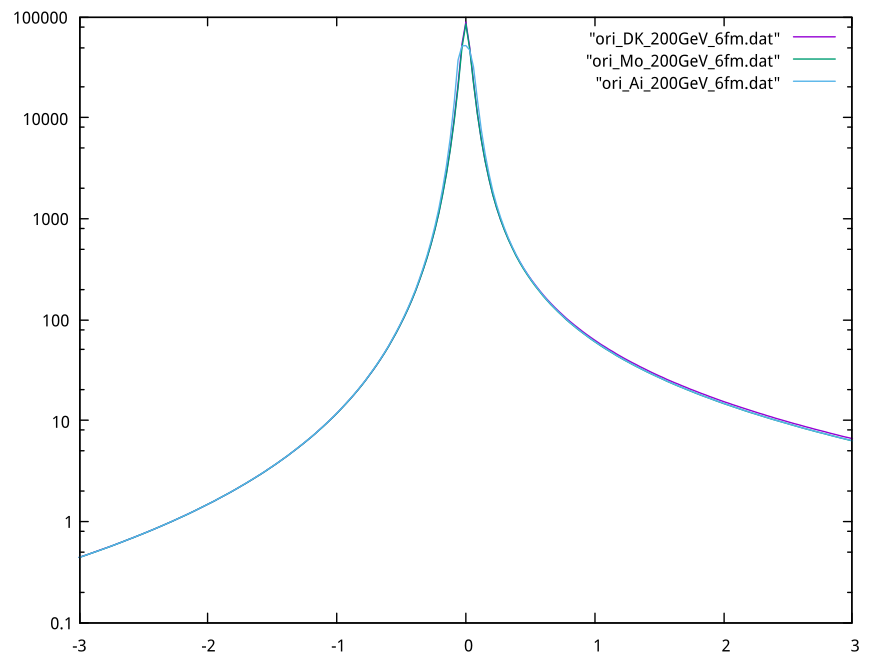

Write gnuplot code to recreate this figure.
#!/usr/bin/gnuplot -persist
#
#    
#    	G N U P L O T
#    	Version 5.0 patchlevel 3    last modified 2016-02-21 
#    
#    	Copyright (C) 1986-1993, 1998, 2004, 2007-2016
#    	Thomas Williams, Colin Kelley and many others
#    
#    	gnuplot home:     http://www.gnuplot.info
#    	faq, bugs, etc:   type "help FAQ"
#    	immediate help:   type "help"  (plot window: hit 'h')
# set terminal qt 0 font "Sans,9"
# set output
unset clip points
set clip one
unset clip two
set bar 1.000000 front
set border 31 front lt black linewidth 1.000 dashtype solid
set zdata 
set ydata 
set xdata 
set y2data 
set x2data 
set boxwidth
set style fill  empty border
set style rectangle back fc  bgnd fillstyle   solid 1.00 border lt -1
set style circle radius graph 0.02, first 0.00000, 0.00000 
set style ellipse size graph 0.05, 0.03, first 0.00000 angle 0 units xy
set dummy x, y
set format x "% h" 
set format y "% h" 
set format x2 "% h" 
set format y2 "% h" 
set format z "% h" 
set format cb "% h" 
set format r "% h" 
set timefmt "%d/%m/%y,%H:%M"
set angles radians
set tics back
unset grid
set raxis
set style parallel front  lt black linewidth 2.000 dashtype solid
set key title "" center
set key inside right top vertical Right noreverse enhanced autotitle nobox
set key noinvert samplen 4 spacing 1 width 0 height 0 
set key maxcolumns 0 maxrows 0
set key noopaque
unset label
unset arrow
set style increment default
unset style line
unset style arrow
set style histogram clustered gap 2 title textcolor lt -1
unset object
set style textbox transparent margins  1.0,  1.0 border
unset logscale
set logscale y 10
set offsets 0, 0, 0, 0
set pointsize 1
set pointintervalbox 1
set encoding default
unset polar
unset parametric
unset decimalsign
set view 60, 30, 1, 1
set samples 100, 100
set isosamples 10, 10
set surface 
unset contour
set cntrlabel  format '%8.3g' font '' start 5 interval 20
set mapping cartesian
set datafile separator whitespace
unset hidden3d
set cntrparam order 4
set cntrparam linear
set cntrparam levels auto 5
set cntrparam points 5
set size ratio 0 1,1
set origin 0,0
set style data points
set style function lines
unset xzeroaxis
unset yzeroaxis
unset zzeroaxis
unset x2zeroaxis
unset y2zeroaxis
set xyplane relative 0.5
set tics scale  1, 0.5, 1, 1, 1
set mxtics default
set mytics default
set mztics default
set mx2tics default
set my2tics default
set mcbtics default
set mrtics default
set xtics border in scale 1,0.5 mirror norotate  autojustify
set xtics  norangelimit autofreq 
set ytics border in scale 1,0.5 mirror norotate  autojustify
set ytics  norangelimit autofreq 
set ztics border in scale 1,0.5 nomirror norotate  autojustify
set ztics  norangelimit autofreq 
unset x2tics
unset y2tics
set cbtics border in scale 1,0.5 mirror norotate  autojustify
set cbtics  norangelimit autofreq 
set rtics axis in scale 1,0.5 nomirror norotate  autojustify
set rtics  norangelimit autofreq 
unset paxis 1 tics
unset paxis 2 tics
unset paxis 3 tics
unset paxis 4 tics
unset paxis 5 tics
unset paxis 6 tics
unset paxis 7 tics
set title "" 
set title  font "" norotate
set timestamp bottom 
set timestamp "" 
set timestamp  font "" norotate
set rrange [ * : * ] noreverse nowriteback
set trange [ * : * ] noreverse nowriteback
set urange [ * : * ] noreverse nowriteback
set vrange [ * : * ] noreverse nowriteback
set xlabel "" 
set xlabel  font "" textcolor lt -1 norotate
set x2label "" 
set x2label  font "" textcolor lt -1 norotate
set xrange [ * : * ] noreverse nowriteback
set x2range [ * : * ] noreverse nowriteback
set ylabel "" 
set ylabel  font "" textcolor lt -1 rotate by -270
set y2label "" 
set y2label  font "" textcolor lt -1 rotate by -270
set yrange [ * : * ] noreverse nowriteback
set y2range [ * : * ] noreverse nowriteback
set zlabel "" 
set zlabel  font "" textcolor lt -1 norotate
set zrange [ * : * ] noreverse nowriteback
set cblabel "" 
set cblabel  font "" textcolor lt -1 rotate by -270
set cbrange [ * : * ] noreverse nowriteback
set paxis 1 range [ * : * ] noreverse nowriteback
set paxis 2 range [ * : * ] noreverse nowriteback
set paxis 3 range [ * : * ] noreverse nowriteback
set paxis 4 range [ * : * ] noreverse nowriteback
set paxis 5 range [ * : * ] noreverse nowriteback
set paxis 6 range [ * : * ] noreverse nowriteback
set paxis 7 range [ * : * ] noreverse nowriteback
set zero 1e-08
set lmargin  -1
set bmargin  -1
set rmargin  -1
set tmargin  -1
set locale "zh_CN.utf8"
set pm3d explicit at s
set pm3d scansautomatic
set pm3d interpolate 1,1 flush begin noftriangles noborder corners2color mean
set palette positive nops_allcF maxcolors 0 gamma 1.5 color model RGB 
set palette rgbformulae 7, 5, 15
set colorbox default
set colorbox vertical origin screen 0.9, 0.2, 0 size screen 0.05, 0.6, 0 front bdefault
set style boxplot candles range  1.50 outliers pt 7 separation 1 labels auto unsorted
set loadpath 
set fontpath 
set psdir
set fit brief errorvariables nocovariancevariables errorscaling prescale nowrap v5
GNUTERM = "qt"
x = 0.0
## Last datafile plotted: "ori_Ai_200GeV_6fm.dat"
plot "ori_DK_200GeV_6fm.dat" w l, "ori_Mo_200GeV_6fm.dat" w l, "ori_Ai_200GeV_6fm.dat" w l
#    EOF
